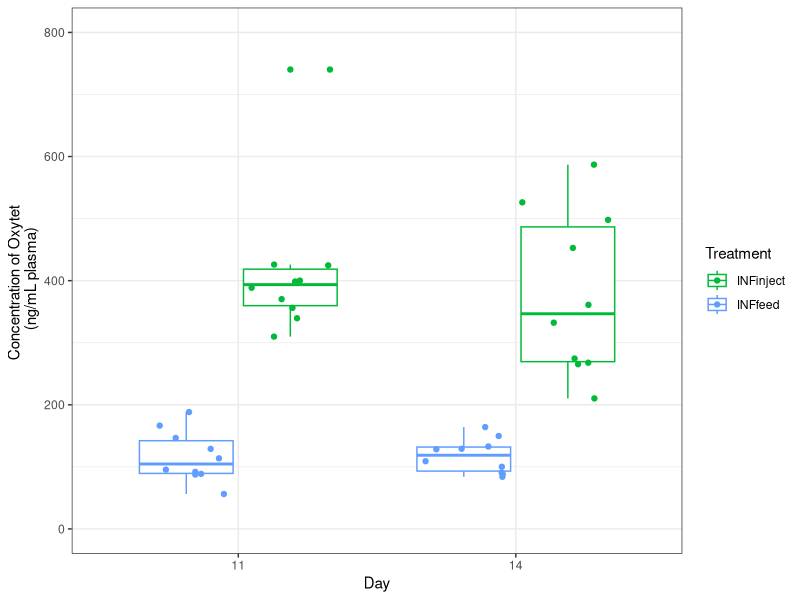
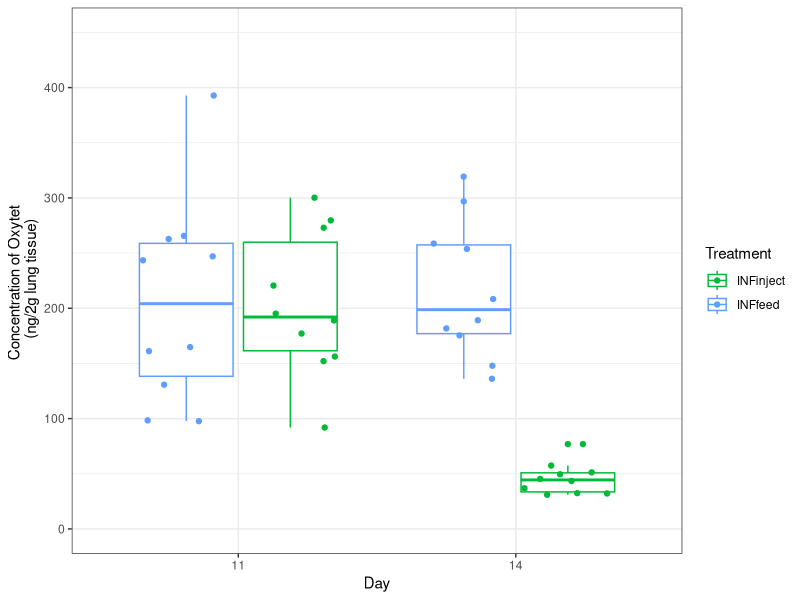
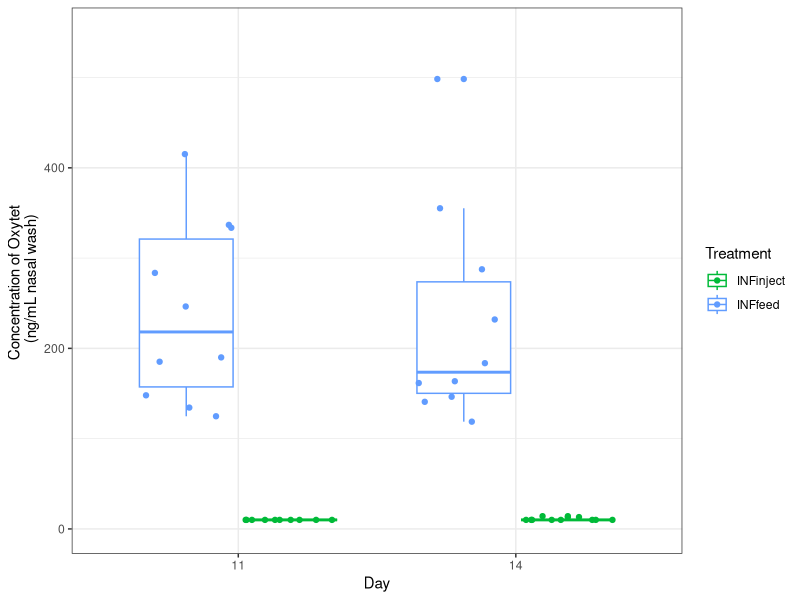

Write the R code that produced these figures, in order. (Note: this script raises an error after producing the figures.)
#####################################################################################################
#FS9 Antibiotic concentration, weight, average daily gain (ADG), lung lesion
#Kathy Mou

#Purpose: This code graphs concentration of oxytetracycline in each tissue for each group and also relative to weight, ADG, and lung lesion
#This was taken from Jules' code (FS1_ABX_conc.R) with some modifications to fit FS9 dataset.

#Load library packages
library(tidyverse)
library(reshape2)
library(ggplot2)
library(cowplot)
library(dplyr)
#library("ggsignif")

sessionInfo()
#R version 4.0.2 (2020-06-22)

########################################################################################################

#Import file
tis <- read.csv('./data/FS9_WeightOxytet.csv', stringsAsFactors = FALSE)  # reads in data, already cleaned a little

#Must organize "tis" file in order to run the various scripts below
tis$Day <- as.numeric(gsub('D', '', tis$Day))             # replaces the 'D' in the time column with '' (nothing)
tis.melt <- melt(tis, id.vars = c(1:4), measure.vars = c(5:7))          # converts to long dataframe format for easy plotting
tis.melt                                                                # just checking on the new long dataframe
tis.melt$value <- gsub('NF', 0, tis.melt$value)         # replaces 'NF' with 0
tis.melt$value <- as.numeric(tis.melt$value)            # forces the value column to be numeric 
tis.melt <- na.exclude(tis.melt)                                        # removes NAs which were introduced in the previous line
tis.melt$DayXTreatment <- paste(tis.melt$Day, tis.melt$Treatment, sep = '_') # creates a 'DayXTreatment column', it's just the 'Day' and 'Treatment' columns pasted together
tis.melt$Day <- factor(tis.melt$Day)                                     # makes the 'Day' column a factor (this means it is categorical data, not continuous data)
tis.melt$Tissue <- ifelse(tis.melt$variable == 'PlasmaOxytet', 'Plasma', 
                          ifelse(tis.melt$variable == 'LungOyxtet', 'Lung',
                                 ifelse(tis.melt$variable == 'NasalOxytet', 'Nasal', NA)))   #Replace original names in 'variable' column with with new names
unique(tis.melt$Treatment)
tis.melt$Treatment <- factor(tis.melt$Treatment, levels = c('NONINFnm', 'INFnm', 'INFinject', 'INFfeed'))

#######################################################################################################################################
#Oxytetracycline Levels, Weight (Figure 3)

#Plasma oxytetracycline only
plasmaoxytet <- tis.melt %>% filter(Tissue == 'Plasma') %>% filter(Treatment %in% c('INFinject', "INFfeed")) %>% 
  ggplot(aes(x=Day, y=value, group=DayXTreatment, color=Treatment)) +
  scale_color_manual(values = c(INFinject='#00BA38',
                               INFfeed='#619CFF')) +
  geom_boxplot() + 
  ylab('Concentration of Oxytet \n (ng/mL plasma)') + 
  theme_bw() + 
  geom_jitter(position=position_jitterdodge(jitter.width = 1)) +
  ylim(0,800)
plasmaoxytet

#Lung oxytetracycline only
lungoxytet <- tis.melt %>% filter(Tissue == 'Lung') %>% filter(Treatment %in% c('INFinject', "INFfeed")) %>% 
  ggplot(aes(x=Day, y=value, group=DayXTreatment, color=Treatment)) +
  scale_color_manual(values = c(INFinject='#00BA38',
                               INFfeed='#619CFF')) +
  geom_boxplot() + 
  geom_jitter(position = position_jitterdodge(jitter.width = 1)) +
  ylab('Concentration of Oxytet \n (ng/2g lung tissue)') + 
  theme_bw() +
  ylim(0,450)
lungoxytet

#Nasal oxytetracycline only
nasaloxytet <- tis.melt %>% filter(Tissue == 'Nasal') %>% filter(Treatment %in% c('INFinject', 'INFfeed')) %>% 
  ggplot(aes(x=Day, y=value, group=DayXTreatment, color=Treatment)) +
  scale_color_manual(values = c(INFinject='#00BA38',
                               INFfeed='#619CFF')) +
  geom_boxplot() + 
  geom_jitter(position = position_jitterdodge(jitter.width = 1)) +
  ylab('Concentration of Oxytet \n (ng/mL nasal wash)') +
  theme_bw() +
  ylim(0,550)
nasaloxytet

#Oxytet stats
tis.melt$group <- paste(tis.melt$Pig, tis.melt$Day, tis.melt$Tissue, sep = '_')
Lung.abx <- tis.melt %>% filter(Tissue == 'Lung') #subset lung data
tmp <- tis.melt %>% group_by(Day, Tissue, Treatment) %>% summarise(mean=mean(value), 
                                                                   n=n(), 
                                                                   sd=sd(value), 
                                                                   se=sd/n) %>% write_csv('./results/mean_abx_conc.csv')

#Weight and oxytetracycline plots

#Convert weight from character to numeric in order to run linear regression with Weight as x-axis
class(tis.melt$Weight) #character
tis.melt$Weight <- as.numeric(tis.melt$Weight)
class(tis.melt$Weight) #numeric

#Concentration of oxytetracycline relative to weight, plasma, days 11 and 14
plasmaweight <- tis.melt %>% 
  filter(Tissue=="Plasma") %>% 
  ggplot(aes(x=Weight, y=value, color=Treatment)) +
  scale_color_manual(values = c(INFinject='#00BA38',
                                INFnm='#F8766D',
                                INFfeed='#619CFF',
                                NONINFnm="#C77CFF")) +
  geom_smooth(method = 'lm') + 
  geom_point() + 
  theme_bw() +
  ylab('Concentration of Oxytet \n (ng/mL plasma)') + 
  xlab("Weight (lbs)") +
  facet_wrap(vars(Day), scales = "free") +
  xlim(13,34) +
  ylim(0,800)
plasmaweight

#Concentration of oxytetracycline relative to weight, lung, days 11 and 14
lungweight <- tis.melt %>% 
  filter(Tissue=="Lung") %>% 
  ggplot(aes(x=Weight, y=value, color=Treatment)) +
  scale_color_manual(values = c(INFinject='#00BA38',
                                INFnm='#F8766D',
                                INFfeed='#619CFF',
                                NONINFnm="#C77CFF")) +
  geom_smooth(method = 'lm') + 
  geom_point() + 
  theme_bw() +
  ylab('Concentration of Oxytet \n (ng/2g lung tissue)') + 
  xlab("Weight (lbs)") +
  facet_wrap(vars(Day), scales = "free") +
  xlim(13,34) +
  ylim(0,450)
lungweight

#Concentration of oxytetracycline relative to weight, nasal, days 11 and 14
nasalweight <- tis.melt %>% 
  filter(Tissue=="Nasal") %>% 
  ggplot(aes(x=Weight, y=value, color=Treatment)) +
  scale_color_manual(values = c(INFinject='#00BA38',
                                INFnm='#F8766D',
                                INFfeed='#619CFF',
                                NONINFnm="#C77CFF")) +
  geom_smooth(method = 'lm') + 
  geom_point() + 
  theme_bw() +
  ylab('Concentration of Oxytet \n (ng/mL nasal wash)') + 
  xlab("Weight (lbs)") +
  theme(axis.title.y = element_text(size=10)) +
  facet_wrap(vars(Day), scales = "free") +
  xlim(13,34) +
  ylim(0,550)
nasalweight

#Combine figures
fig_3 <- plot_grid(lungoxytet, lungweight, nasaloxytet, nasalweight, plasmaoxytet, plasmaweight, 
                   labels = c('A', 'B', "C", "D", "E", "F"), 
                   label_size = 12, 
                   ncol = 2,
                   vjust = 1.4,
                   rel_widths = c(1, 1.5))
fig_3

ggsave("Fig3_OxytetLevelsWeight.tiff", plot=fig_3, width = 10, height = 8, dpi = 200, units =c("in"))



########################################################################################################
#ADG (Figure 2)

#Import file
adg <- read.csv('./data/FS9_AverageDailyGain.csv', stringsAsFactors = FALSE)
colnames(adg)
adg1 <- pivot_longer(adg, cols=c("D0", "D11", "D14"), names_to="Day", values_to="Weight_lbs")
adg2 <- pivot_longer(adg1, cols=c("D11_ADG", "D14_ADG"), names_to="Day_ADG", values_to="ADG")
adg2$Day_ADG <- as.character((adg2$Day_ADG))
adg2$Day <- as.character((adg2$Day))

stats <- adg2 %>% 
  group_by(Treatment, Day_ADG) %>% 
  summarise(Sum=sum(ADG, na.rm = TRUE), Mean=(mean(ADG, na.rm = TRUE)), sd = sd(ADG, na.rm = TRUE))
write.csv(stats, file= "FS9_ADGstats.csv")

#Figure 2a
fig_day0adg <- adg %>% 
  ggplot(aes(x=Treatment, y=D0, color=Treatment)) +
  scale_color_manual(values = c(INFinject='#00BA38',
                                INFnm='#F8766D',
                                INFfeed='#619CFF',
                                NONINFnm="#C77CFF")) +
  geom_boxplot() + 
  geom_jitter(position=position_jitterdodge(jitter.width = .20))+
  labs(y= 'Weight (lbs) on day 0', x= NULL) +
  theme(axis.text.x = element_text(size=12),
        axis.text.y = element_text(size=12),
        axis.title.y = element_text(size=12)) +
  theme_bw() + 
  theme(legend.position = "none")
fig_day0adg

#Figure 2b
fig_day11adg <- adg %>% 
  ggplot(aes(x=Treatment, y=D11_ADG, color=Treatment)) +
  scale_color_manual(values = c(INFinject='#00BA38',
                                INFnm='#F8766D',
                                INFfeed='#619CFF',
                                NONINFnm="#C77CFF")) +
  geom_boxplot() + 
  geom_jitter(position=position_jitterdodge(jitter.width = .20))+
  labs(y= 'Average daily gain (lbs) from day 0 to day 11', x= NULL) +
  theme(axis.text.x = element_text(size=12),
        axis.text.y = element_text(size=12),
        axis.title.y = element_text(size=12)) +
  theme_bw() +
  theme(legend.position = "none") +
  ylim(0,1.2)
fig_day11adg

#Figure 2c
fig_day14adg <- adg %>% 
  ggplot(aes(x=Treatment, y=D14_ADG, color=Treatment)) +
  scale_color_manual(values = c(INFinject='#00BA38',
                                INFnm='#F8766D',
                                INFfeed='#619CFF',
                                NONINFnm="#C77CFF")) +
  geom_boxplot() + 
  geom_jitter(position=position_jitterdodge(jitter.width = .20))+
  labs(y= 'Average daily gain (lbs) from day 0 to day 14', x= NULL) +
  theme(axis.text.x = element_text(size=12),
        axis.text.y = element_text(size=12),
        legend.text = element_text(size=12),
        legend.title = element_text(size=12),
        axis.title.y = element_text(size=12)) +
  theme_bw() + 
  ylim(0,1.2)
fig_day14adg

#Combined Weight + ADG figures
fig_adg3plots <- plot_grid(fig_day0adg, fig_day11adg, fig_day14adg, labels = c('A', 'B', 'C'), label_size = 12, nrow = 1, rel_widths = c(1, 1, 1.2))
fig_adg3plots
ggsave("Fig2_ADG_abc.tiff", plot=fig_adg3plots, width = 15, height = 5, dpi = 500, units =c("in"))

########################################################################################################
#Lung Lesion (Supplemental Figure)

lung <- read.csv('./data/FS9_LungLesionScores.csv', stringsAsFactors = FALSE)
colnames(lung)
fig_lung <- lung %>% 
  ggplot(aes(x=Day, y=WeightedAverage, color=Treatment)) +
  scale_color_manual(values = c(NONINFnm="#C77CFF",
                                INFinject='#00BA38',
                                INFnm='#F8766D',
                                INFfeed='#619CFF')) +
  geom_boxplot() + 
  geom_jitter(aes(color= Treatment), position=position_jitterdodge(jitter.width = .20))+
  labs(y= 'Lung Lesion Weighted Average Score', x= NULL) +
  theme(axis.text.x = element_text(size=12),
        axis.text.y = element_text(size=12),
        legend.text = element_text(size=12),
        legend.title = element_text(size=12),
        axis.title.y = element_text(size=12)) +
  theme_bw()
fig_lung

stats <- lung %>% 
  group_by(lung$Treatment, Day) %>% 
  summarise(Sum=sum(WeightedAverage), Mean=(mean(WeightedAverage)), sd = sd(WeightedAverage), se = sd(WeightedAverage)/sqrt(n()))
write.csv(stats, file= "FS9_LungLesionStats.csv")

ggsave("SuppFig1_LungLesionSeverity.tiff", plot=fig_lung, width = 5, height = 7, dpi = 500, units =c("in"))
